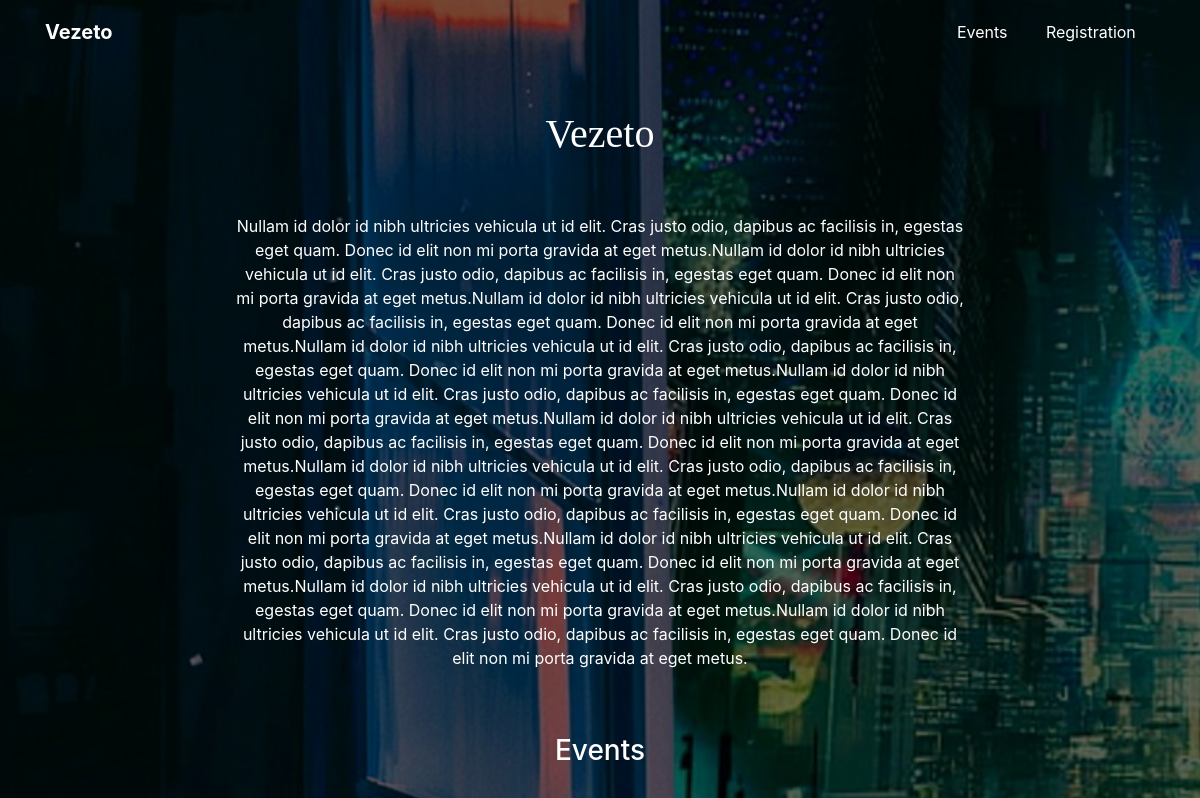
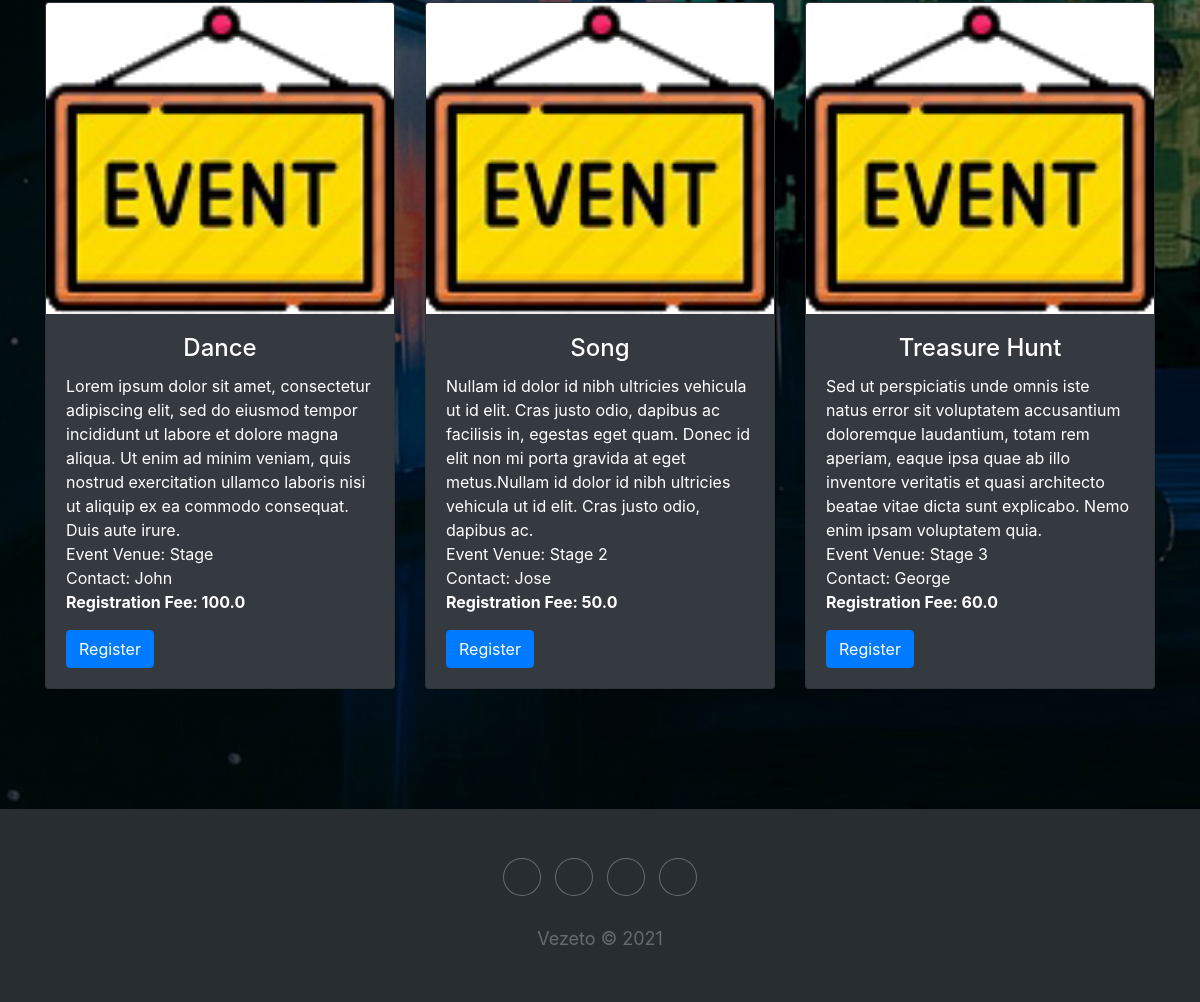
The page / on the database its author committed (2 pictures, top to bottom).
### website/models.py (models this page shows, shortened)
class Event(models.Model):
    event_name=models.CharField(max_length=50, blank=False)
    event_description = models.CharField(max_length=250)
    event_venue=models.CharField(max_length=50, blank=False)
    regn_fees = models.FloatField(blank=False)
    event_contact = models.CharField(max_length=15)

### website/views.py (the view)
# urls.py: 2. Add a URL to urlpatterns:  path('', views.home, name='home')
def home(request):
    Events  = Event.objects.all()
    context = {}
    context['Events'] = Events
    return render(request,'home.html', context)

### website/templates/home.html
{% extends 'base.html' %}
{% load static %}
{%block content%}
<div class="container hero">
    <div class="row">
        <div class="col-md-8 offset-md-2">
            <h1 class="text-center">Vezeto</h1>
            <p style="color: white;text-align: center;">Nullam id dolor id nibh ultricies vehicula ut id
                elit. Cras justo odio, dapibus ac facilisis in, egestas eget quam. Donec id elit non mi
                porta gravida at eget metus.Nullam id dolor id nibh ultricies vehicula ut id elit. Cras
                justo odio, dapibus ac facilisis in, egestas eget quam. Donec id elit non mi porta gravida
                at eget metus.Nullam id dolor id nibh ultricies vehicula ut id elit. Cras justo odio,
                dapibus ac facilisis in, egestas eget quam. Donec
                id elit non mi porta gravida at eget metus.Nullam id dolor id nibh ultricies vehicula ut id
                elit. Cras justo odio, dapibus ac facilisis in, egestas eget quam. Donec id elit non mi
                porta gravida at eget metus.Nullam id dolor
                id nibh ultricies vehicula ut id elit. Cras justo odio, dapibus ac facilisis in, egestas
                eget quam. Donec id elit non mi porta gravida at eget metus.Nullam id dolor id nibh
                ultricies vehicula ut id elit. Cras justo odio, dapibus
                ac facilisis in, egestas eget quam. Donec id elit non mi porta gravida at eget metus.Nullam
                id dolor id nibh ultricies vehicula ut id elit. Cras justo odio, dapibus ac facilisis in,
                egestas eget quam. Donec id elit non mi porta
                gravida at eget metus.Nullam id dolor id nibh ultricies vehicula ut id
                elit. Cras justo odio, dapibus ac facilisis in, egestas eget quam. Donec id elit non mi
                porta gravida at eget metus.Nullam id dolor
                id nibh ultricies vehicula ut id elit. Cras justo odio, dapibus ac facilisis in, egestas
                eget quam. Donec id elit non mi porta gravida at eget metus.Nullam id dolor id nibh
                ultricies vehicula ut id elit. Cras justo odio, dapibus
                ac facilisis in, egestas eget quam. Donec id elit non mi porta gravida at eget metus.Nullam
                id dolor id nibh ultricies vehicula ut id elit. Cras justo odio, dapibus ac facilisis in,
                egestas eget quam. Donec id elit non mi porta
                gravida at eget metus.<br><br><br></p>
        </div>
    </div>
    <h3 id="Events" class="text-center">Events</h3>
    <br>
    <div class="card-deck">
        {% for Event in Events%}
        <div class="card text-white bg-dark">
            <img src="{%static 'event.jpg' %}" class="card-img-top">
            <div class="card-body">
                <h4 class="card-title  text-center">{{Event.event_name}}</h5>
                    <p class="card-text">{{Event.event_description}}<br>Event Venue:
                        {{Event.event_venue}}<br>Contact: {{Event.event_contact}}<br><b>Registration Fee:
                            {{Event.regn_fees}}</b></p>
                    <a href="/registration" class="btn btn-primary">Register</a>
            </div>
        </div>
        {% endfor %}
    </div>
</div>
{%endblock%}

### static/main.css (style rules this page uses)
h3 { color: white; }
.header-dark .hero { margin-top: 60px; }
@media (min-width:768px) { .header-dark .hero { margin-top: 20px; } }
.header-dark .hero h1 { color: #fff; font-family: 'Bitter', serif; font-size: 40px; margin-top: 20px; margin-bottom: 80px; }
@media (min-width:768px) { .header-dark .hero h1 { margin-bottom: 50px; line-height: 1.5; } }

### rows shown on the page
Event: event_name "Dance", event_description "Lorem ipsum dolor sit amet, consectetur adipiscing elit, sed do eiusmod tempor incididunt ut labore et dolore magna aliqua. Ut enim ad minim veniam, quis nostrud exercitation ullamco laboris nisi ut aliquip ex ea commodo consequat. Duis aute irure.", event_venue "Stage", event_contact "John", regn_fees "100.0"
Event: event_name "Song", event_description "Nullam id dolor id nibh ultricies vehicula ut id elit. Cras justo odio, dapibus ac facilisis in, egestas eget quam. Donec id elit non mi porta gravida at eget metus.Nullam id dolor id nibh ultricies vehicula ut id elit. Cras justo odio, dapibus ac.", event_venue "Stage 2", event_contact "Jose", regn_fees "50.0"
Event: event_name "Treasure Hunt", event_description "Sed ut perspiciatis unde omnis iste natus error sit voluptatem accusantium doloremque laudantium, totam rem aperiam, eaque ipsa quae ab illo inventore veritatis et quasi architecto beatae vitae dicta sunt explicabo. Nemo enim ipsam voluptatem quia.", event_venue "Stage 3", event_contact "George", regn_fees "60.0"
